Frame 1 (no input): blank canvas, image omitted
Frame 60 (the mouse pressed at the canvas centre just before this capture): blank canvas, image omitted
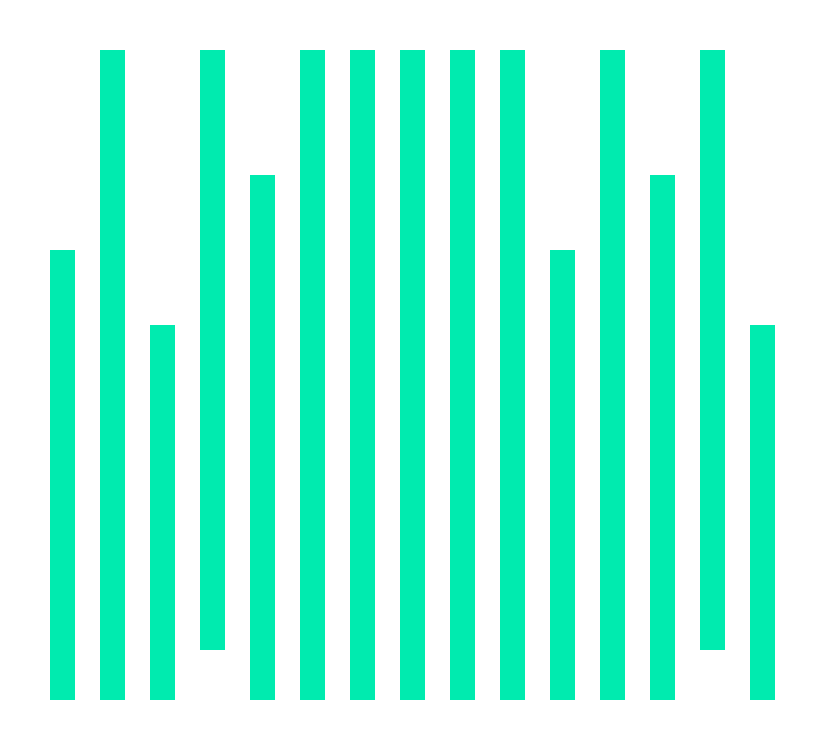
Frame 120 (the mouse held since frame 60 and released just before this capture)

The Processing sketch whose frames 1 and 60 were blank and that drew this single picture after the mouse press (run headless with seeded random() and noise(); from frame 60 on, the mouse is pressed at the canvas centre):

// Processing sketch: processing_136275
// ── processing_136275.pde

// Beatriz Bukvic - February 18th, Creative Computing B, Benjamin Bacon

void setup() { 
  size(825, 750); 
  background(255);
  smooth();
} 

void draw() { 
  
  background(255);
  
  int r = round( map(mouseX, 0,width, 150,220) );
  noStroke();
  fill(0,r+50,r-10);
  
  rect(50,700,25 ,-mouseY*1.2);
  rect(100,50,25,mouseY*2);
  rect(150,700,25,-mouseY);
  rect(200,50,25,mouseY* 1.6);
  rect(250,700,25,-mouseY*1.4);
  rect(300,50,25,mouseY*1.8);
  rect(350,700,25,-mouseY*2);
  rect(400,50,25,mouseY*2.2);
  rect(450,700,25,-mouseY*1.8);
  rect(500,50,25,mouseY*2);
  rect(550,700,25,-mouseY*1.2);
  rect(600,50,25,mouseY*1.8);
  rect(650,700,25,-mouseY*1.4);
  rect(700,50,25,mouseY*1.6);
  rect(750,700,25,-mouseY);
  
  noStroke();
  fill(255);
  rect(0,0,825,50);
  rect(0,700,825,50);
}
